Frame 1 (no input): blank canvas, image omitted
Frame 60 (the mouse pressed at the canvas centre just before this capture): blank canvas, image omitted
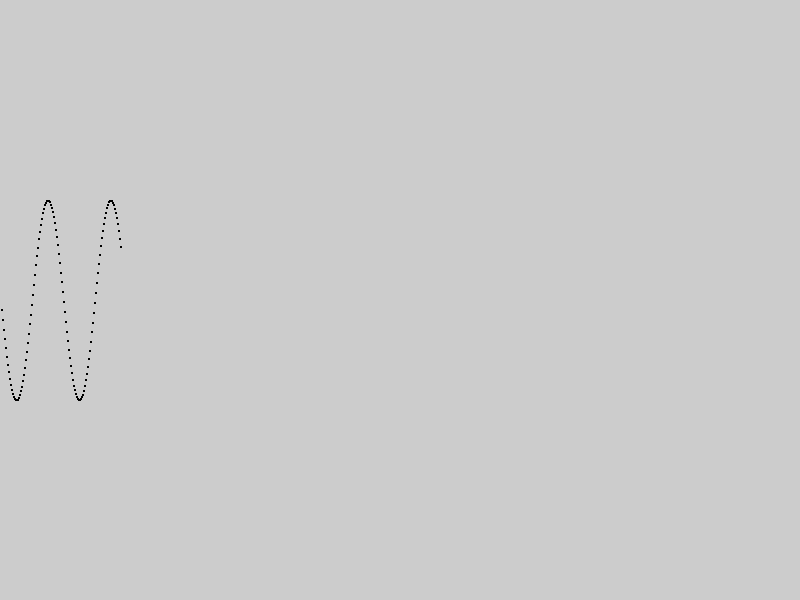
Frame 120 (the mouse held since frame 60 and released just before this capture)

The Processing sketch whose frames 1 and 60 were blank and that drew this single picture after the mouse press (run headless with seeded random() and noise(); from frame 60 on, the mouse is pressed at the canvas centre):

// Processing sketch: sketch_151203a
// ── sketch_151203a.pde
//simple plotting
void setup() {
  size(800, 600);
}
void draw() {
  float x= frameCount%width;
  float y= sin(frameCount*0.1)*100+(height*0.5);
  rect(x, y, 1, 1);
}
